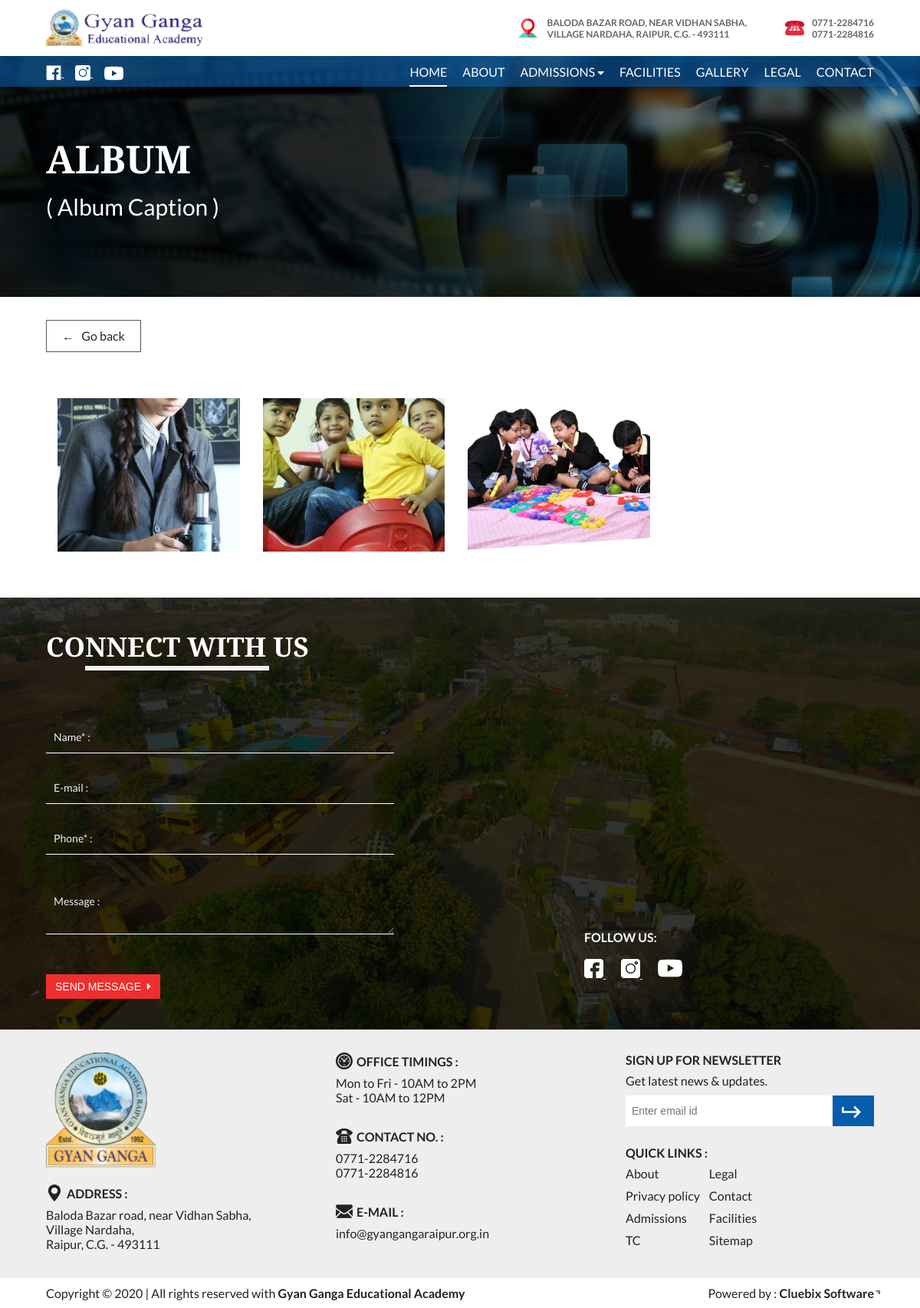
Page /Gallery/Album/1 on the committed database.
### tables this page shows
CREATE TABLE `webprofile` (
  `id` int(11) NOT NULL,
  `email` varchar(100) NOT NULL,
  `phone1` varchar(50) NOT NULL,
  `phone2` varchar(50) NOT NULL,
  `whatsapp_no` varchar(50) NOT NULL,
  `address_line1` varchar(50) NOT NULL,
  `address_line2` varchar(50) NOT NULL,
  `address_line3` varchar(100) NOT NULL,
  `timing_1` varchar(200) NOT NULL,
  `timing_2` varchar(200) NOT NULL,
  `fblink` varchar(50) NOT NULL,
  `instalink` varchar(50) NOT NULL,
  `twitterlink` varchar(50) NOT NULL,
  `youtubelink` varchar(500) NOT NULL,
  `virtual_tour` varchar(50) NOT NULL
);

CREATE TABLE `gallery` (
  `id` int(11) NOT NULL,
  `gall_cat_id` int(11) NOT NULL,
  `img_src` varchar(500) NOT NULL,
  `alt_txt` varchar(500) NOT NULL DEFAULT 'Gyan ganga school photo gallery'
);

### application/controllers/Gallery.php (called while the page is built, shortened)
<?php
class Gallery extends MY_Controller {
	function __construct(){
		$this->load->model('GetModel','fetch');
	}
	public function Album($id){
		$profile=$this->fetch->getWebProfile();
		$images=$this->fetch->getInfoParams('gallery','gall_cat_id',$id);
		$catName=$this->fetch->getInfoById('gallery_categories','id',$id)->name;
		$this->load->view('header',['web'=>$profile ,
									'title'=>'Album | '.$catName,
									'images'=>$images,
									'category'=>$catName
									]);
		$this->load->view('media');
		$this->load->view('footer');
	}
}

### index.php (called while the page is built, shortened)
<?php
require_once BASEPATH.'core/CodeIgniter.php';

### application/models/GetModel.php (called while the page is built, shortened)
<?php
class GetModel extends CI_Model{
    public function getInfoById($table,$column,$id)
    {
        $this->db->where($column, $id);
        return $this->db->get($table)->row();
    }
    public function getInfoParams($table,$column,$id)
    {
        $this->db->where($column, $id);
        return $this->db->get($table)->result();
    }
    public function getWebProfile()
    {
        return $this->db->get('webprofile')->row();
    }
}
?>

### application/views/media.php (the view)
<div class="subheader" style="background:linear-gradient(to right,rgba(0,0,0,0.85) 40%,rgba(0,0,0,0.3)), url('<?=base_url()?>assets/images/header-media.jpg') no-repeat">
    <div class="wrapper">
        <h2 class="subheader-head serif">Album</h2>
        <p class="subheader-txt" style="font-size:3rem;">( <?=$category?> )</p>
    </div>
</div>
<a onclick="window.history.back()" class="back-link">← &nbsp; Go back</a>
<section class="media">
    <div class="wrapper">
        <?php foreach($images as $i){?>
        <a href="<?=base_url('assets/images/').$i->img_src?>" class="spotlight">
            <img src="<?=base_url('assets/images/').$i->img_src?>" alt="GGEA">
        </a>
        <?php }?>
    </div>
</section>

### application/views/header.php (shortened to what this page needs)
<!DOCTYPE html>
<html lang="en">
<head>
    <link rel="stylesheet" href="https://cdnjs.cloudflare.com/ajax/libs/font-awesome/5.13.0/css/all.min.css" />
    <link rel="stylesheet" href="<?=base_url('assets/')?>css/owl.carousel.min.css">
    <link rel="stylesheet" href="<?=base_url('assets/')?>css/owl.theme.default.min.css">
    <link rel="stylesheet" href="<?=base_url('assets/')?>css/float_label.css">
    <link rel="stylesheet" href="<?=base_url('assets/')?>css/animate.css">
    <link rel="stylesheet" href="<?=base_url('assets/')?>css/style.css">
</head>
<body>
    <div class="logo-bar wow fadeInDown">
        <div class="wrapper">
            <a href="<?=base_url()?>"><img src="<?=base_url('assets/')?>images/logo.png" alt="GGR Logo" class="logo"></a>
            <div class="address-bar">
                <div class="top-address">
                    <p><?=$web->address_line1?> <br> <?=$web->address_line2?> <?=$web->address_line3?></p>
                </div>
                <div class="top-phone">
                    <img src="<?=base_url('assets/')?>images/phone-icon-red.png" alt="Phone">
                    <p><?=$web->phone1?> <br> <?=$web->phone2?></p>
                </div>
            </div>
        </div>
    </div>
    <nav class="wow fadeInDown" data-wow-delay="0.5s">
        <div class="wrapper">
            <div class="left-links">
                <a href="<?=$web->fblink?>" target="_blank" class="fblink">
                </a>
                <a href="<?=$web->instalink?>" target="_blank" class="instalink">
                </a>
                <a href="<?=$web->youtubelink?>" target="_blank" class="ytlink">
                </a>
            </div>
            <ul class="menu">
                <li><a href="<?=base_url()?>" class="active">Home</a></li>
                <li><a href="<?=base_url('About')?>">About</a></li>
                <li class="dropdown sm-hide nowrap">
                    <a>Admissions <i class="fa fa-caret-down fa-sm"></i></a>
                </li>
                <li><a href="<?=base_url('Facilities')?>">Facilities</a></li>
                <li><a href="<?=base_url('Gallery')?>">Gallery</a></li>
                <li><a href="<?=base_url('Legal')?>">Legal</a></li>
                <li><a href="<?=base_url('Contact')?>">Contact</a></li>
            </ul>
        </div>
    </nav>

### application/views/footer.php (shortened to what this page needs)
    <section class="contact" style="background: linear-gradient(to right, rgba(0,0,0,0.8), rgba(0,0,0,0.8)),url('assets/images/ggr-drone.jpg') no-repeat;">
        <div class="wrapper wow fadeInUp" data-wow-offset="100">
        <h2 class="serif heading">
            Connect with us
        </h2>
        <div class="content">
            <form action="<?=base_url('Home/Mail')?>" method="POST">
                <div class="form-group">
                    <input type="text" maxlength="20" name="name" id="name" x-moz-errormessage="Enter name here" oninvalid="this.setCustomValidity('Enter name here')" oninput="this.setCustomValidity('')" required>
                    <label for="name">Name* :</label>
                </div>
                <div class="form-group">
                    <input type="email" maxlength="30" name="email" id="email" x-moz-errormessage="Enter e-mail here" oninvalid="this.setCustomValidity('Enter e-mail here')" oninput="this.setCustomValidity('')">
                    <label for="email">E-mail :</label>
                </div>
                <div class="form-group">
                    <input type="text" x-moz-errormessage="Enter Contact no. here"  name="phone" pattern="[6-9]{1}[0-9]{9}" oninvalid="this.setCustomValidity('')" oninput="this.setCustomValidity('')" maxlength="10" title="Enter 10 digit mobile no. starting with 6,7,8, or 9" required>
                    <label for="phone">Phone* :</label>
                </div>
                <div class="form-group remarker">
                    <textarea name="message" rows="3" maxlength="200" id="message"></textarea>
                    <label for="message">Message :</label>
                </div>
                <button type="submit" class="btn"> Send message &nbsp;<i class="fa fa-caret-right"></i></button>
            </form>
            <div class="map-social">
                <iframe src="https://www.google.com/maps/embed?pb=!1m18!1m12!1m3!1d12504.243146400868!2d81.72878186919894!3d21.28991672284088!2m3!1f0!2f0!3f0!3m2!1i1024!2i768!4f13.1!3m3!1m2!1s0x3a28e834bcf78343%3A0x20841ab1597abf82!2sGyan%20Ganga%20Educational%20Academy!5e0!3m2!1sen!2sin!4v1590737904697!5m2!1sen!2sin" frameborder="0" style="border:0;" allowfullscreen="" aria-hidden="false" tabindex="0"></iframe>
                <div class="social-links">
                    <h3>Follow us:</h3>
                    <a href="<?=$web->fblink?>" target="_blank" class="fblink">
                        <svg viewBox="0 0 512 512" xmlns="http://www.w3.org/2000/svg">
                            <path d="m437 0h-362c-41.351562 0-75 33.648438-75 75v362c0 41.351562 33.648438 75 75 75h151v-181h-60v-90h60v-61c0-49.628906 40.371094-90 90-90h91v90h-91v61h91l-15 90h-76v181h121c41.351562 0 75-33.648438 75-75v-362c0-41.351562-33.648438-75-75-75zm0 0"/>
                        </svg>
                    </a>
                    <a href="<?=$web->instalink?>" target="_blank" class="instalink">
                    </a>
                    <a href="<?=$web->youtubelink?>" target="_blank" class="ytlink">
                    </a>
                </div>
            </div>
        </div>
        </div>
    </section>
    <footer>
        <div class="ufooter">
            <div class="emblem">
                <img src="assets/images/footer-logo.PNG" alt="Gyan Ganga emblem">
                <div class="address">
                    <div class="footer-head">
                        <h4>Address :</h4>
                    </div>
                    <p><?=$web->address_line1?></p>
                    <p><?=$web->address_line2?></p>
                    <p><?=$web->address_line3?></p>
                </div>
            </div>
            <div class="info">
                <div class="timings">
                    <div class="footer-head">
                        <h4>Office timings :</h4>
                    </div>
                    <p><?=$web->timing_1?></p>
                    <p><?=$web->timing_2?></p>
                </div>
                <div class="footer-contact">
                    <div class="footer-head">
                        <h4>Contact no. :</h4>
                    </div>
                    <p><?=$web->phone1?></p>
                    <p><?=$web->phone2?></p>
                </div>
                <div class="email">
                    <div class="footer-head">
                        <h4>E-mail :</h4>
                    </div>
                    <p><?=$web->email?></p>
                </div>
            </div>
            <div class="newsletter">
                <div class="sign-up">
                    <div class="footer-head">
                        <h4>Sign up for newsletter</h4>
                    </div>
                    <p>Get latest news & updates.</p>
                    <form action="<?=base_url('Home/Subscribe')?>" method="POST">
                        <div class="field">
                            <input type="email" name="email" placeholder="Enter email id" required>
                            <button type="submit" class="signup-btn">
                            </button>
                        </div>
                    </form>
                </div>
                <div class="quick-links">
                    <div class="footer-head">
                        <h4>Quick Links :</h4>
                    </div>
                    <div class="links">
                        <p><a href="<?=base_url('About')?>">About</a></p>
                        <p><a href="<?=base_url('Legal')?>">Legal</a></p>
                        <p><a href="<?=base_url('Policy')?>">Privacy policy</a></p>
                        <p><a href="<?=base_url('Contact')?>">Contact</a></p>
                        <p><a href="<?=base_url('Admissions')?>">Admissions</a></p>
                        <p><a href="<?=base_url('Facilities')?>">Facilities</a></p>
                        <p><a href="<?=base_url('TC')?>">TC</a></p>
                        <p><a href="<?=base_url('Sitemap')?>">Sitemap</a></p>
                    </div>
                </div>
            </div>
        </div>
        <div class="lfooter">
            <p class="cpy">
                <span>Copyright </span> &copy; 2020 | All rights reserved with<strong> Gyan Ganga Educational Academy</strong>
             </p>
             <p class="powered">
                 Powered by :
                 <strong><a href="https://cluebix.com" target="_blank">Cluebix Software</a></strong>
             </p>
        </div>
    </footer>
</body>
</html>

### assets/css/float_label.css (style rules this page uses)
.form-group { position:relative; }
label { position:absolute; left:10px; top:40%; transform: translateY(-50%); transition:all 0.3s; color:#999; font-weight:normal; cursor: text; pointer-events: none; }

### rows in the picture
webprofile: address_line1 "BALODA BAZAR ROAD, NEAR VIDHAN SABHA,", address_line2 "VILLAGE NARDAHA,", address_line3 "RAIPUR, C.G. - 493111", phone1 "0771-2284716", phone2 "0771-2284816", address_line1 "Baloda Bazar road, near Vidhan Sabha,", address_line2 "Village Nardaha,", address_line3 "Raipur, C.G. - 493111", timing_1 "Mon to Fri - 10AM to 2PM", timing_2 "Sat - 10AM to 12PM", email "info@gyangangaraipur.org.in"
gallery: img_src (picture)
gallery: img_src (picture)
gallery: img_src (picture)

### other values in the picture
$category "Album Caption"
